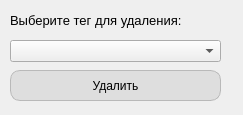
<?xml version="1.0" encoding="UTF-8"?>
<ui version="4.0">
 <class>Del_Tag</class>
 <widget class="QWidget" name="Del_Tag">
  <property name="geometry">
   <rect>
    <x>0</x>
    <y>0</y>
    <width>243</width>
    <height>115</height>
   </rect>
  </property>
  <property name="sizePolicy">
   <sizepolicy hsizetype="Fixed" vsizetype="Fixed">
    <horstretch>0</horstretch>
    <verstretch>0</verstretch>
   </sizepolicy>
  </property>
  <property name="windowTitle">
   <string>Удалить тег</string>
  </property>
  <widget class="QPushButton" name="del_tag_btn">
   <property name="geometry">
    <rect>
     <x>10</x>
     <y>70</y>
     <width>211</width>
     <height>31</height>
    </rect>
   </property>
   <property name="styleSheet">
    <string notr="true"> background-color: rgba(220, 220, 220, 0.9);  /* Светло-серый фон */
                color: black;                               /* Черный текст */
                border-radius: 10px;                        /* Закругление углов */
                border: 1px solid rgba(180, 180, 180, 0.9); /* Серая рамка */
                padding: 5px 10px;                         /* Внутренние отступы */
                font-weight: 400;                          /* Жирный текст */ 
</string>
   </property>
   <property name="text">
    <string>Удалить</string>
   </property>
  </widget>
  <widget class="QLabel" name="text">
   <property name="geometry">
    <rect>
     <x>10</x>
     <y>10</y>
     <width>261</width>
     <height>21</height>
    </rect>
   </property>
   <property name="font">
    <font>
     <pointsize>10</pointsize>
    </font>
   </property>
   <property name="text">
    <string>Выберите тег для удаления:</string>
   </property>
  </widget>
  <widget class="QComboBox" name="comboBox">
   <property name="geometry">
    <rect>
     <x>10</x>
     <y>40</y>
     <width>211</width>
     <height>22</height>
    </rect>
   </property>
  </widget>
 </widget>
 <resources/>
 <connections/>
</ui>
